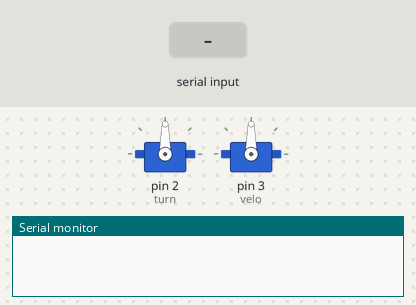
This sketch was run on a simulated Arduino Uno, built with avr-gcc and run on an emulated ATmega328P. Parts: 2 × servo, the last lines printed to the serial monitor. The test bench sets the inputs (shaded band).

Above: at 1.2 s.
1.3 s: "t90\n" received over Serial
At 2.2 s:
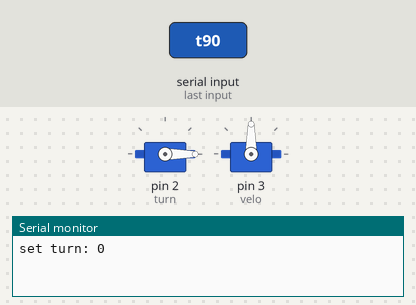
3.1 s: "v90\n" received over Serial
At 3.7 s:
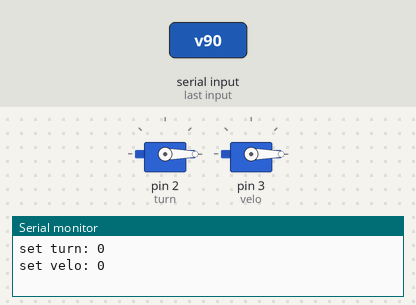
4.9 s: "t,45\n" received over Serial
At 6.5 s:
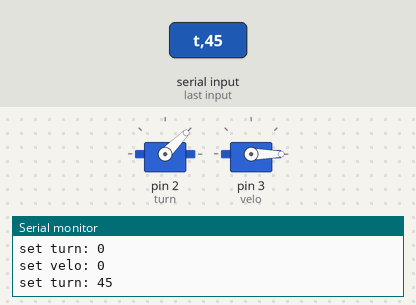
6.8 s: "v,45\n" received over Serial
At 8.0 s:
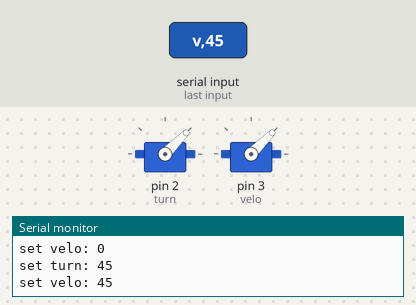
8.7 s: "t\n" received over Serial
At 9.4 s:
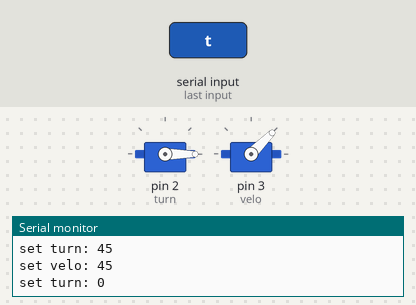
10.3 s: "v\n" received over Serial
At 10.7 s:
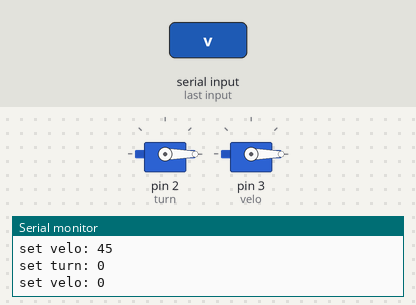
Timing chart, 0 to 12.9 s (numbered marks = the images above; inputs shaded):
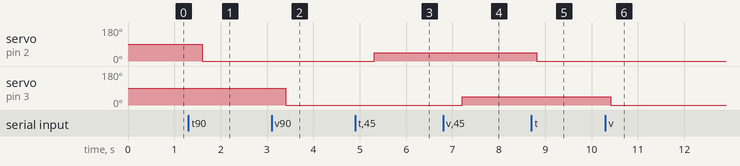

Measured:
- after the input at 1.3 s, servo on pin 2 (turn): 90° → 0° after 0.30 s
- after the input at 3.1 s, servo on pin 3 (velo): 90° → 0° after 0.31 s
- after the input at 4.9 s, servo on pin 2 (turn): 0° → 45° after 0.41 s
- after the input at 6.8 s, servo on pin 3 (velo): 0° → 45° after 0.41 s
- after the input at 8.7 s, servo on pin 2 (turn): 45° → 0° after 0.12 s
- after the input at 10.3 s, servo on pin 3 (velo): 45° → 0° after 0.12 s

The sketch:

rc-car-control.ino
```cpp
#include <Servo.h>

Servo turn;
Servo velo;

int turn_pos = 90;
int velo_pos = 90;

/* Serial protocol:
 *  - Line oriented
 *  - Line is command char, space, argument.
 *  - Commands are:
 *    - 't': Set turn
 *    - 'v': Set velocity
 */

char buff[20];
char bptr = 0;

void read_serial() {
  buff[bptr++] = Serial.read();
  if (buff[bptr-1] == '\n') {
    buff[bptr] = 0;

    String temp = String(buff + 2);
    int value = temp.toInt();

    switch (buff[0]) {
    case 't':
      turn_pos = value;
      Serial.print("set turn: ");
      Serial.println(value);
      break;
    case 'v':
      velo_pos = value;
      Serial.print("set velo: ");
      Serial.println(value);
      break;
    default:
      Serial.println("unknown command");
    }

    bptr = 0;
  }
}

void setup() {
  Serial.begin(9600);
  while (!Serial) {
    ; // wait for serial port to connect. Needed for native USB port only
  }

  turn.attach(2);
  velo.attach(3);
}

void loop() {
  if (Serial.available() > 0) {
    read_serial();
  }

  turn.write(turn_pos);
  velo.write(velo_pos);

  delay(100);
}
```
